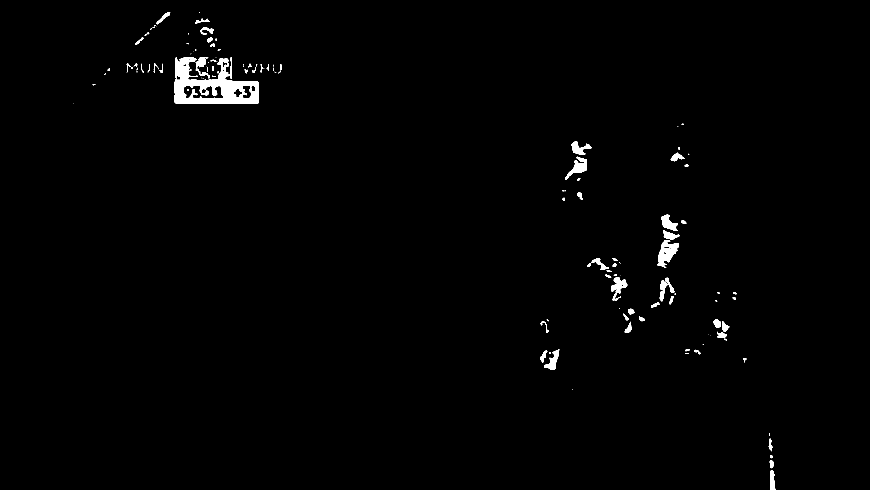
#> input picture T2/img/gray2white.png, 2610 x 1468 px, given in place of Off side 3.png, which was not available (shown at 1/3 size)
$ python whitelinesegmentation.py
#> lines starting #> are read from the running program, lines starting #| are printed output that depends on the picture; after the words box and inside, x2 and y2 are one past the last pixel; in counts of white or black regions, pixels touching at a corner belong together; pictures that were not available may be replaced by others from this repository, and a replacement may not be noted
### T2/greensegmentation.py
from unittest import result
import cv2
import parametros as p
import numpy as np

# [18 lines left out: functions HSV_green_segmentation, HSL_green_segmentation, RGB_green_segmentation, not called in this run]


def HSV_with_opening(img, HSV):
    mask = cv2.inRange(HSV, p.umbrales['HSVlow'], p.umbrales['HSVhigh'])
    kernel1 = np.ones((3,3),np.uint8)
    kernel2 = np.ones((5,5),np.uint8)
    kernel3 = np.ones((7,7),np.uint8)
    opening1 = cv2.morphologyEx(mask, cv2.MORPH_OPEN, kernel1)
    opening2 = cv2.morphologyEx(mask, cv2.MORPH_OPEN, kernel2)
    opening3 = cv2.morphologyEx(mask, cv2.MORPH_OPEN, kernel3)
    result1 = cv2.bitwise_and(img, img, mask=opening1)
    result2 = cv2.bitwise_and(img, img, mask=opening2)
    result3 = cv2.bitwise_and(img, img, mask=opening3)
    # cv2.imwrite('op1.png', result1)
    # cv2.imwrite('op2.png', result2)
    cv2.imwrite('op3.png', result3)


img = cv2.imread(p.imagenes['img3'])
#> img is the input picture: shape (1468, 2610, 3); 0.99% white; 136 white regions (58 under 20 px), largest, box (x1, y1, x2, y2) and area: (524, 172, 776, 311) 16682, (1972, 720, 2037, 804) 2705, (1695, 470, 1761, 540) 1655

# img_RGB = cv2.cvtColor(img, cv2.COLOR_BGR2RGB)
img_HSV = cv2.cvtColor(img, cv2.COLOR_BGR2HSV)
#> img_HSV: shape (1468, 2610, 3); mean H, S, V 0, 0, 2.5
# img_HLS = cv2.cvtColor(img, cv2.COLOR_BGR2HLS)
HSV_with_opening(img, img_HSV)
#> in HSV_with_opening, `mask = cv2.inRange(HSV, p.umbrales['HSVlow'], p.umbrales['HSVhigh'])`: mask: shape (1468, 2610); every value is 0
#> in HSV_with_opening, `result1 = cv2.bitwise_and(img, img, mask=opening1)`: result1: shape (1468, 2610, 3); every value is 0
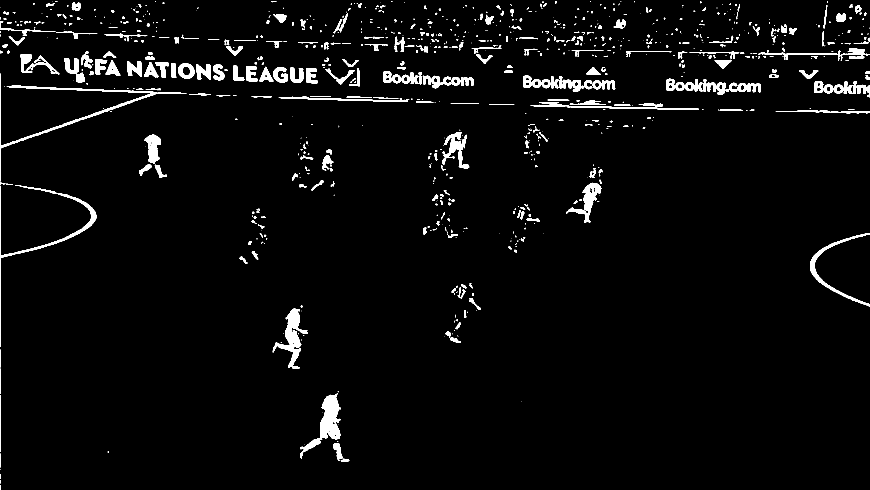
#> input picture T2/img/gray1white.png, 2610 x 1468 px (shown at 1/3 size)
#> `img = cv2.imread('img/gray1white.png', 0)`: img: shape (1468, 2610); 3.3% white; 886 white regions (458 under 20 px), largest, box (x1, y1, x2, y2) and area: (900, 1180, 1022, 1377) 6862, (0, 221, 473, 544) 6027, (818, 926, 924, 1104) 5495
# RGB = cv2.cvtColor(RGB_green_segmentation(img, img_RGB), cv2.COLOR_RGB2BGR)
# HSV = cv2.cvtColor(HSV_green_segmentation(img, img_HSV), cv2.COLOR_HSV2BGR)
# HSL = cv2.cvtColor(HSL_green_segmentation(img, img_HLS), cv2.COLOR_HLS2BGR)

### T2/whitelinesegmentation.py
from unittest import result
import cv2
import parametros as p
import numpy as np
from matplotlib import pyplot as plt
from greensegmentation import HSV_with_opening

def HSV_white_segmentation(img_og, img_hsv):
    mask = cv2.inRange(img_hsv, p.umbrales_white['HSVlow'], p.umbrales_white['HSVhigh'])
    result = cv2.bitwise_and(img_og, img_og, mask=mask)
    return result

def HSL_white_segmentation(img_og, img_hsl):
    A_low = (img_hsl >= p.umbrales_white['HLSlow']).all(axis = 2).astype(np.uint8)
    A_high = (img_hsl <= p.umbrales_white['HLShigh']).all(axis = 2).astype(np.uint8)
    mask = np.logical_and(A_low, A_high).astype(np.uint8)
    result = cv2.bitwise_and(img_og, img_og, mask=mask)
    return result

def RGB_white_segmentation(img_og, img_rgb):
    A_low = (img_rgb >= p.umbrales_white['RGBlow']).all(axis = 2).astype(np.uint8)
    A_high = (img_rgb <= p.umbrales_white['RGBhigh']).all(axis = 2).astype(np.uint8)
    mask = np.logical_and(A_low, A_high).astype(np.uint8)
    result = cv2.bitwise_and(img_og, img_og, mask=mask)
    return result

def create_binary_img(img_gray):
    c = (img_gray > 120).astype(np.uint8)
    c = c*255
    return c

def gaussian(img):
    w = np.array([[1,4,7,4,1], [4,16,26,16,4], [7,26,41,26,7], [4,16,26,16,4], [1,4,7,4,1]])
    w_1 = (1/273)*w
    smooth = cv2.filter2D(src=img, ddepth=-1, kernel=w_1)
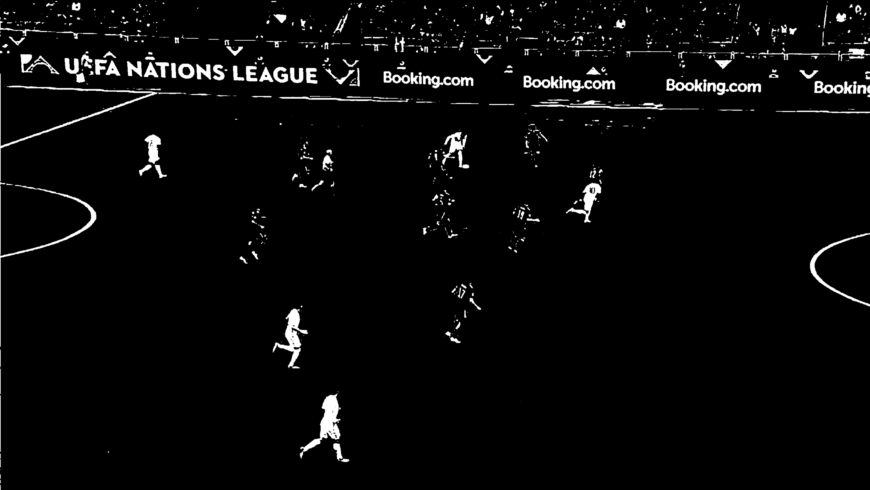
#> smooth: shape (1468, 2610) (shown at 1/3 size); min 0, max 255, mean 8.3
    new_s = ((smooth - smooth.min()) * (1/(smooth.max() - smooth.min()) * 255)).astype('uint8')
    return new_s

def laplace(img):
    w_2 = np.array([[1,1,1], [1,-8,1], [1,1,1]])
#> w_2 = [[1, 1, 1], [1, -8, 1], [1, 1, 1]]
    cw_1 = cv2.filter2D(src=img, ddepth=-1, kernel=w_2)
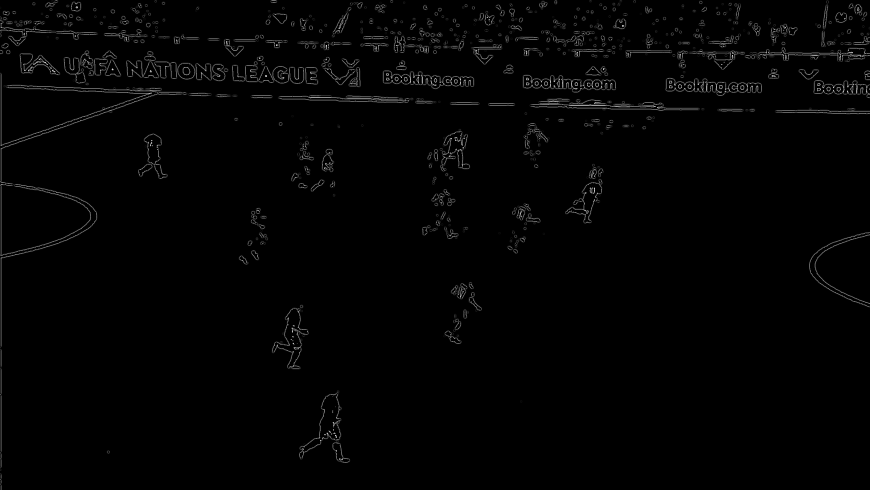
#> cw_1: shape (1468, 2610) (shown at 1/3 size); min 0, max 255, mean 3.1
    new_cw1 = ((cw_1 - cw_1.min()) * (1/(cw_1.max() - cw_1.min()) * 255)).astype('uint8')
    return new_cw1


img = cv2.imread('img/gray1white.png', 0)
img = laplace(gaussian(img))
cv2.imwrite('final.png', img)

# [14 lines of commented-out code are left out]
